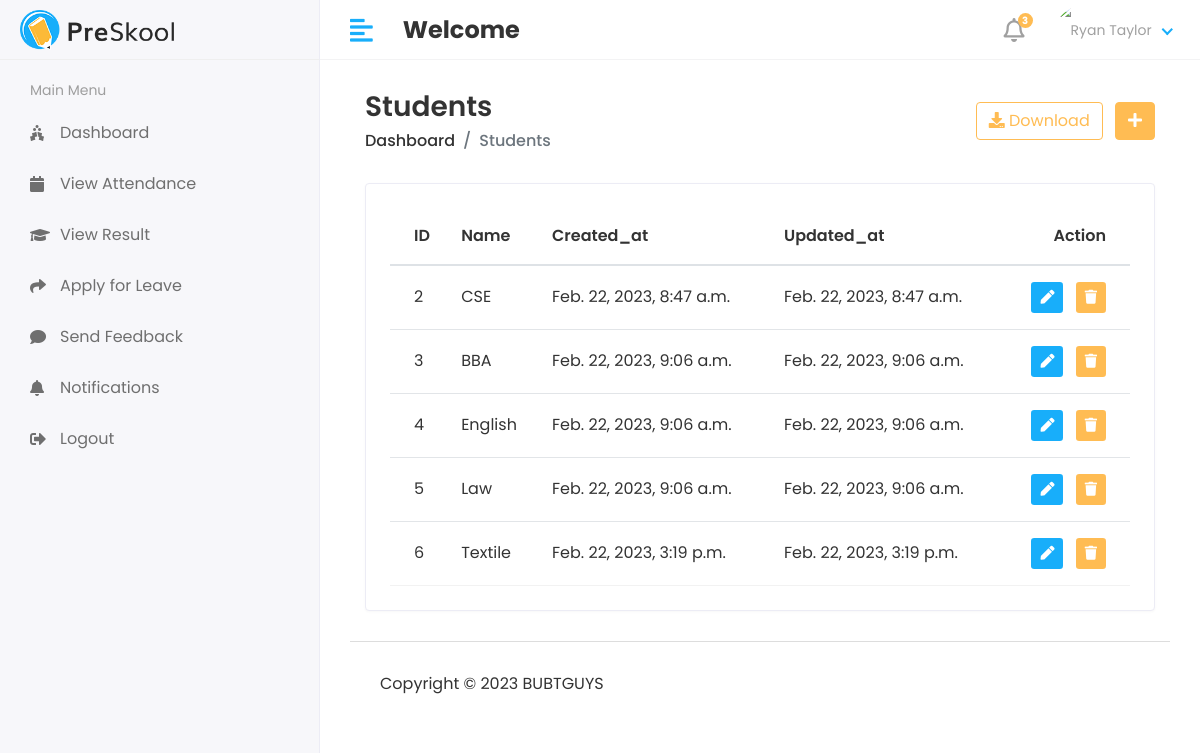
The page /admin1/course/view on the database as committed earlier.
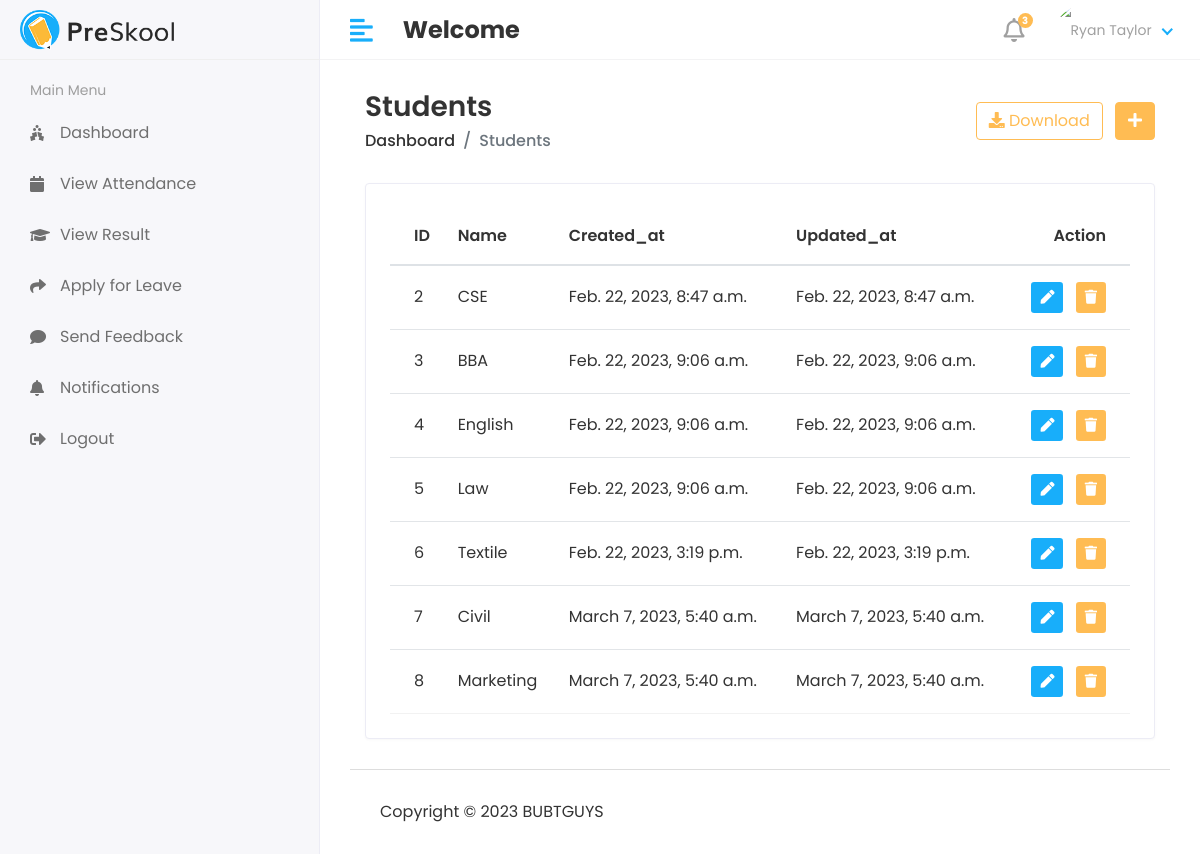
The same page on the database as committed later.
### app/models.py (models this page shows, shortened)
class Course(models.Model):
    name=models.CharField(max_length=100)
    created_at=models.DateTimeField(auto_now_add=True)
    updated_at = models.DateTimeField(auto_now=True)

### ticket/admin1.py (the view)
# urls.py: path('admin1/course/view',admin1.VIEW_COURSE,name='view_course'),
def VIEW_COURSE(request):
    course=Course.objects.all()
    context = {
        'course':course,
    }
    return render(request,'admin1/view_course.html',context)

### templates/admin1/view_course.html (shortened to what this page needs)
{% extends 'base.html' %}
{% block content %}
<div class="content container-fluid">
               <div class="page-header">
                  <div class="row align-items-center">
                     <div class="col">
                        <h3 class="page-title">Students</h3>
                        <ul class="breadcrumb">
                           <li class="breadcrumb-item"><a href="index.html">Dashboard</a></li>
                           <li class="breadcrumb-item active">Students</li>
                        </ul>
                     </div>
                     <div class="col-auto text-right float-right ml-auto">
                        <a href="#" class="btn btn-outline-primary mr-2"><i class="fas fa-download"></i> Download</a>
                        <a href="add-student.html" class="btn btn-primary"><i class="fas fa-plus"></i></a>
                     </div>
                  </div>
               </div>
               <div class="row">
                  <div class="col-sm-12">
                     <div class="card card-table">
                        <div class="card-body">
                           <div class="table-responsive">
                              <table class="table table-hover table-center mb-0 datatable">
                                 <thead>
                                    <tr>
                                       <th>ID</th>
                                       <th>Name</th>
                                       <th>Created_at</th>
                                        <th>Updated_at</th>
                                       <th class="text-right">Action</th>
                                    </tr>
                                 </thead>
                                 <tbody>
                                 {% for i in course %}
                                    <tr>
                                       <td>{{i.id}}</td>
                                       <td>{{i.name}}</td>
                                       <td>{{i.created_at}}</td>
                                       <td>{{i.updated_at}}</td>
                                       <td class="text-right">
                                          <div class="actions">
                                             <a href="{% url 'edit_course' i.id %}" class="btn btn-sm bg-success-light mr-2">
                                             <i class="fas fa-pen"></i>
                                             </a>
                                             <a href="{% url 'delete_course' i.id %}" class="btn btn-sm bg-danger-light">
                                             <i class="fas fa-trash"></i>
                                             </a>
                                          </div>
                                       </td>
                                    </tr>
                                 {% endfor %}
                                 </tbody>
                              </table>
                           </div>
                        </div>
                     </div>
                  </div>
               </div>
            </div>
{% endblock %}

Rows that differ between the two databases and show on the page:
added Course: id "7", name "Civil", created_at "March 7, 2023, 5:40 a.m.", updated_at "March 7, 2023, 5:40 a.m."
added Course: id "8", name "Marketing", created_at "March 7, 2023, 5:40 a.m.", updated_at "March 7, 2023, 5:40 a.m."
